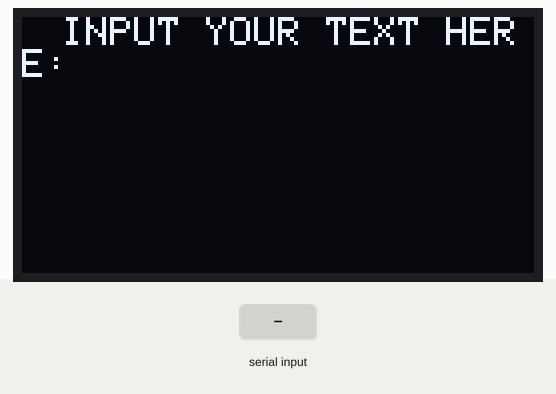
Simulated run of this sketch. Board: Arduino Uno, built with avr-gcc and run on an emulated ATmega328P. Parts: 128×64 one-colour display. Inputs (shaded band) come from the test bench. The display library's start-up logo is not drawn; what the sketch prints to the serial monitor is not drawn.

Above: at 1.2 s.
1.3 s: "1" received over Serial
At 3.2 s:
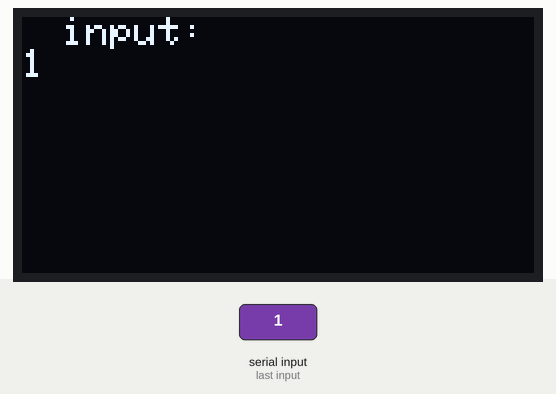
3.8 s: "0" received over Serial
At 5.2 s:
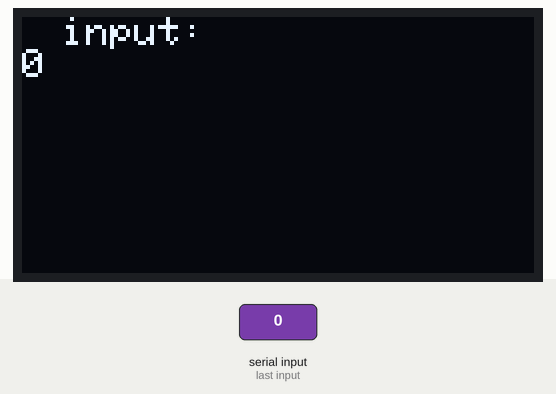
6.3 s: "2" received over Serial
Timing chart, 0 to 9.3 s (numbered marks = the images above; inputs shaded):
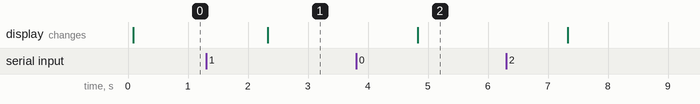

The sketch:

oled_display_text.ino
```cpp
#include <SPI.h>
#include <Wire.h>
#include <Adafruit_GFX.h>
#include <Adafruit_SSD1306.h>

Adafruit_SSD1306 display;

#define NUMFLAKES 10
#define XPOS 0
#define YPOS 1
#define DELTAY 2


#define LOGO16_GLCD_HEIGHT 128
#define LOGO16_GLCD_WIDTH  32
static const unsigned char PROGMEM logo16_glcd_bmp[] =
{ B00000000, B11000000,
  B00000001, B11000000,
  B00000001, B11000000,
  B00000011, B11100000,
  B11110011, B11100000,
  B11111110, B11111000,
  B01111110, B11111111,
  B00110011, B10011111,
  B00011111, B11111100,
  B00001101, B01110000,
  B00011011, B10100000,
  B00111111, B11100000,
  B00111111, B11110000,
  B01111100, B11110000,
  B01110000, B01110000,
  B00000000, B00110000
};


void setup()   {
  Serial.begin(115200);

  // by default, we'll generate the high voltage from the 5v line internally! (neat!)
  display.begin(SSD1306_SWITCHCAPVCC, 0x3C);  // initialize with the I2C addr 0x3D (for the 128x64)
  // init done
  // Show image buffer on the display hardware.

  display.display();
  //delay(2000);

  display.setTextSize(1);
  display.setTextColor(WHITE);
  display.setCursor(10, 0);
  display.clearDisplay();
  display.println("INPUT YOUR TEXT HERE: ");

  // invert the display
  display.invertDisplay(true);
  //delay(1000);
  display.invertDisplay(false);
  //delay(1000);
  display.display();
  //delay(2000);
   display.clearDisplay();
}


void loop() {


      String s;
  if (Serial.available())
  {


    s = Serial.readString();  //getting string input in variable "s"
    Serial.println(s);

    display.setTextSize(1);
    display.setTextColor(WHITE);
    display.setCursor(10, 0);
    display.clearDisplay();
    display.println("input:");
    display.println(s);
    display.display();

  }


}
```

Measured:
- after the input at 1.3 s, the display: changes after 1.0 s (image 1)
- after the input at 3.8 s, the display: changes after 1.0 s (image 2)
